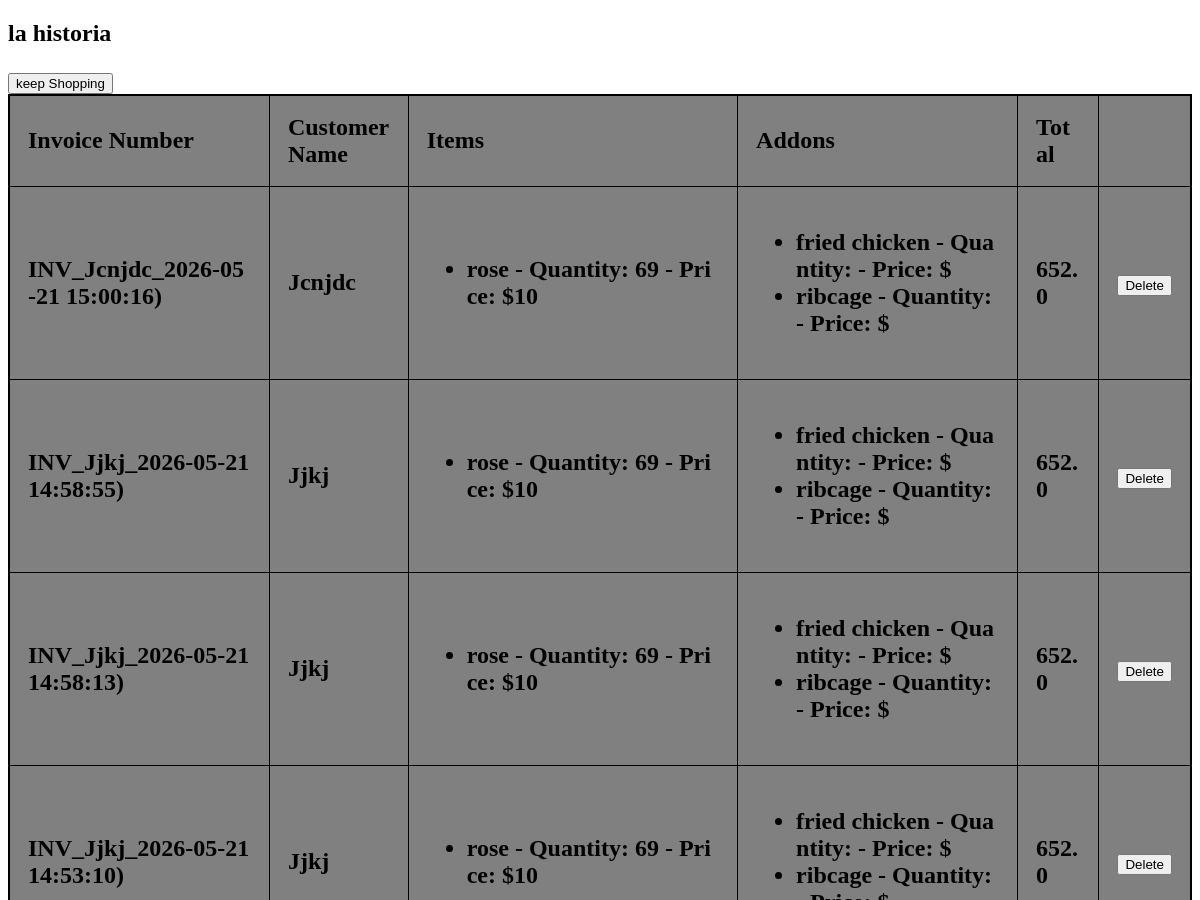
Before: /history (upper part) with the older database file.
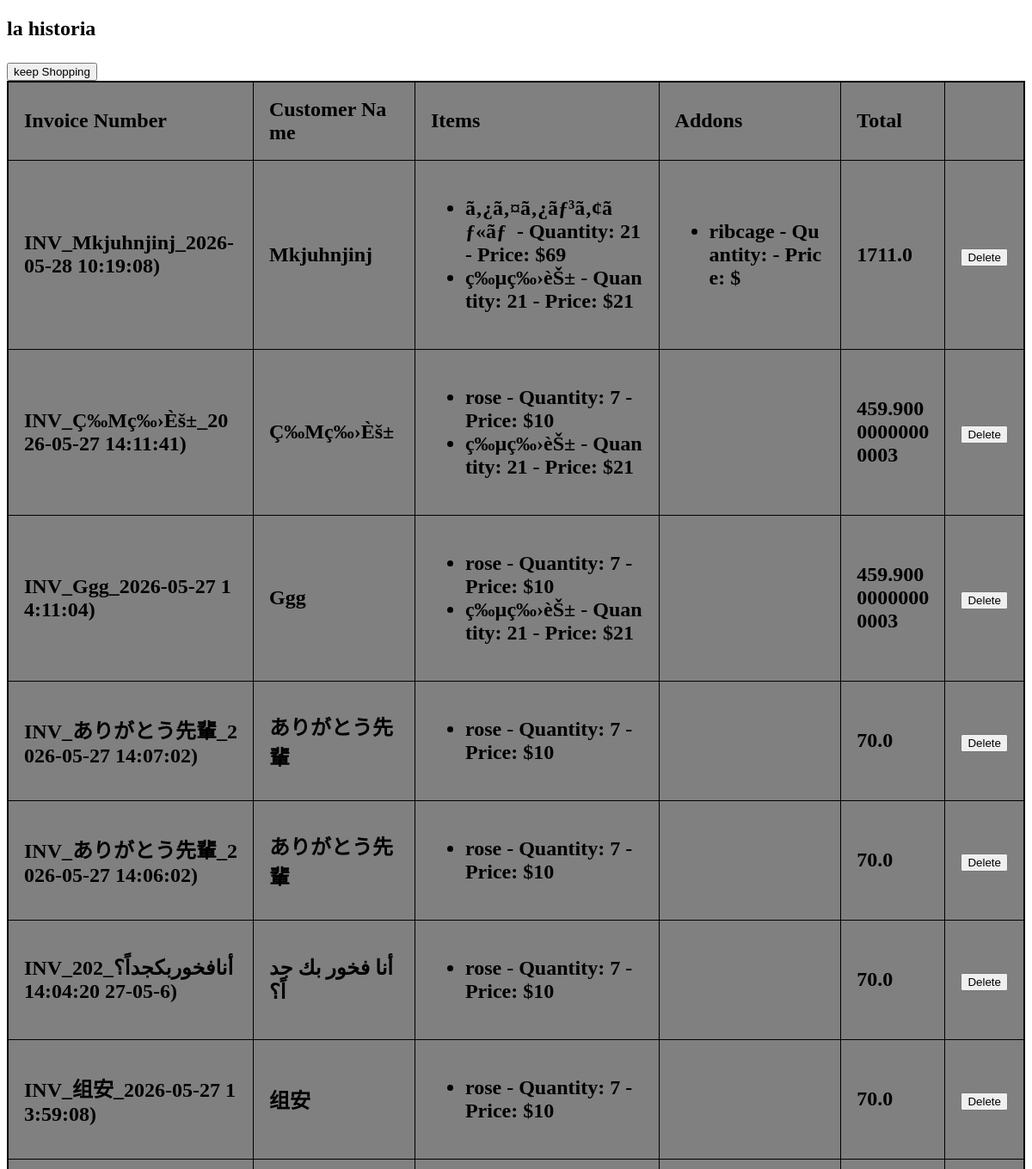
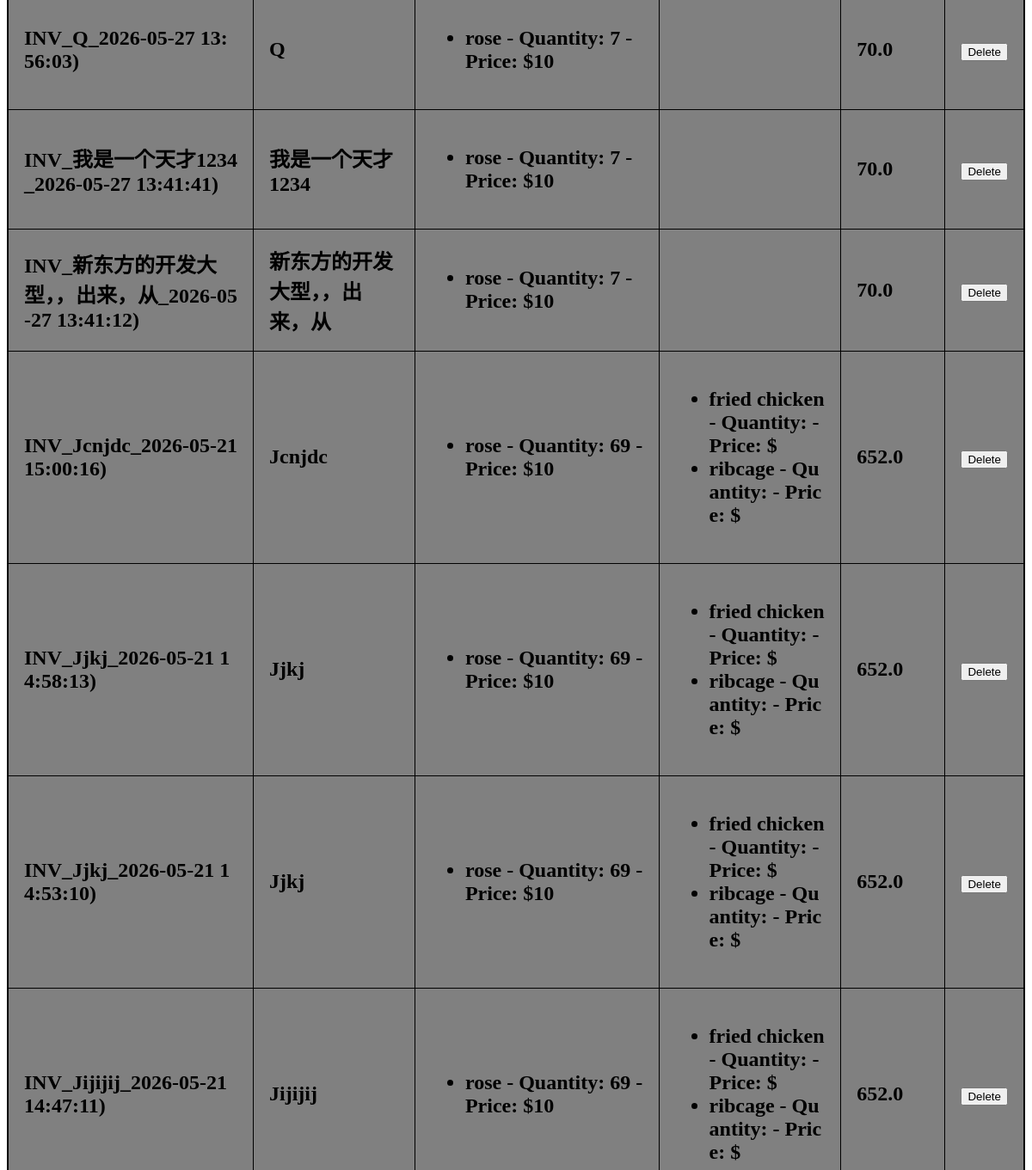
After: the same page with the newer database file (2 pictures, top to bottom).
### tables this page shows
CREATE TABLE orders (
                order_id INTEGER PRIMARY KEY AUTOINCREMENT,
                invoice_number TEXT,
                customer_name TEXT,
                items TEXT,
                addons TEXT,
                total REAL,
                date TIMESTAMP DEFAULT CURRENT_TIMESTAMP
            );

### app.py (the view)
@app.route('/history', methods=['POST', 'GET'])
def history():
    with sqlite3.connect('invoices.db') as conn:
        cursor = conn.cursor()
        cursor.execute('SELECT * FROM orders ORDER BY date DESC')
        rows = cursor.fetchall()
        orders = []
        for row in rows:
            orders.append({
                'order_id': row[0],
                'invoice_number': row[1],
                'customer_name': row[2],
                'items': json.loads(row[3]),
                'addons': json.loads(row[4]),
                'total': row[5],
                'date': row[6]
            })
    session.modified = True
    return render_template('order_history.html', orders=orders)

### templates/order_history.html (shortened to what this page needs)
<!DOCTYPE html>
<html lang="en">
<head>
    <link rel="stylesheet" href="{{ url_for('static', filename='css/style.css') }}">
</head>
<body>
    {% block content %}
        <h2>la historia<h2>
        <form action={{ url_for('index1') }} method="post">
            <input type="submit" value="keep Shopping">
        </form>
        {%if orders %}
            <table class="order-history-table">
                <thead>
                    <tr>
                        <th>Invoice Number</th>
                        <th>Customer Name</th>
                        <th>Items</th>
                        <th>Addons</th>
                        <th>Total</th>
                    </tr>
                </thead>
                <tbody>
                    {% for order in orders %}
                        <tr>
                            <td>{{ order.invoice_number }}</td>
                            <td>{{ order.customer_name }}</td>
                            <td>
                                <ul>
                                    {% for item,details in order['items'].items() %}
                                        <li>{{ item }} - Quantity: {{ details['quantity'] }} - Price: ${{ details['price'] }}</li>
                                    {% endfor %}
                                </ul>
                            </td>
                            <td>
                                <ul>
                                    {% for addon,details in order['addons'].items() %}
                                        <li>{{ addon }} - Quantity: {{ details['quantity'] }} - Price: ${{ details['price'] }}</li>
                                    {% endfor %}
                                </ul>
                            </td>
                            <td>{{ order.total }}</td>
                            <td>
                                <form action="{{ url_for('delete_order', order_id=order.order_id) }}" method="post">
                                    <input type="submit" value="Delete">
                                </form>
                            </td>
                        </tr>
                    {% endfor %}
                </tbody>
            </table>
        {% endif %}
    {% endblock %}
</body>
</html>

### static/css/style.css (style rules this page uses)
.order-history-table { width:100%; border-collapse:collapse; border: 2px solid black; background-color: gray; }
.order-history-table th, .order-history-table td { border: 1px solid black; padding: 18px; text-align: left; word-break: break-all; }

Changed rows visible on the page:
removed orders: invoice_number "INV_Jjkj_2026-05-21 14:58:55)", customer_name "Jjkj", items "rose", quantity "69", price "10", items "fried chicken" "ribcage", total "652.0"
added orders: invoice_number "INV_Mkjuhnjinj_2026-05-28 10:19:08)", customer_name "Mkjuhnjinj", items "ã‚¿ã‚¤ã‚¿ãƒ³ã‚¢ãƒ«ãƒ" "ç‰µç‰›èŠ±", quantity "21" "21", price "69" "21", items "ribcage", total "1711.0"
added orders: invoice_number "INV_Ç‰Μç‰›Èš±_2026-05-27 14:11:41)", customer_name "Ç‰Μç‰›Èš±", items "rose" "ç‰µç‰›èŠ±", quantity "7" "21", price "10" "21", total "459.90000000000003"
added orders: invoice_number "INV_Ggg_2026-05-27 14:11:04)", customer_name "Ggg", items "rose" "ç‰µç‰›èŠ±", quantity "7" "21", price "10" "21", total "459.90000000000003"
added orders: invoice_number "INV_ありがとう先輩_2026-05-27 14:07:02)", customer_name "ありがとう先輩", items "rose", quantity "7", price "10", total "70.0"
added orders: invoice_number "INV_ありがとう先輩_2026-05-27 14:06:02)", customer_name "ありがとう先輩", items "rose", quantity "7", price "10", total "70.0"
added orders: invoice_number "INV_أنافخوربكجداً؟_2026-05-27 14:04:20)", customer_name "أنا فخور بك جداً؟", items "rose", quantity "7", price "10", total "70.0"
added orders: invoice_number "INV_组安_2026-05-27 13:59:08)", customer_name "组安", items "rose", quantity "7", price "10", total "70.0"
added orders: invoice_number "INV_Q_2026-05-27 13:56:03)", customer_name "Q", items "rose", quantity "7", price "10", total "70.0"
added orders: invoice_number "INV_我是一个天才1234_2026-05-27 13:41:41)", customer_name "我是一个天才1234", items "rose", quantity "7", price "10", total "70.0"
added orders: invoice_number "INV_新东方的开发大型，，出来，从_2026-05-27 13:41:12)", customer_name "新东方的开发大型，，出来，从", items "rose", quantity "7", price "10", total "70.0"
now on this page (row unchanged): orders: invoice_number "INV_Jijijij_2026-05-21 14:47:11)", customer_name "Jijijij", items "rose", quantity "69", price "10", items "fried chicken" "ribcage", total "652.0"
Other visible differences:
new list line: "- Price: $"
